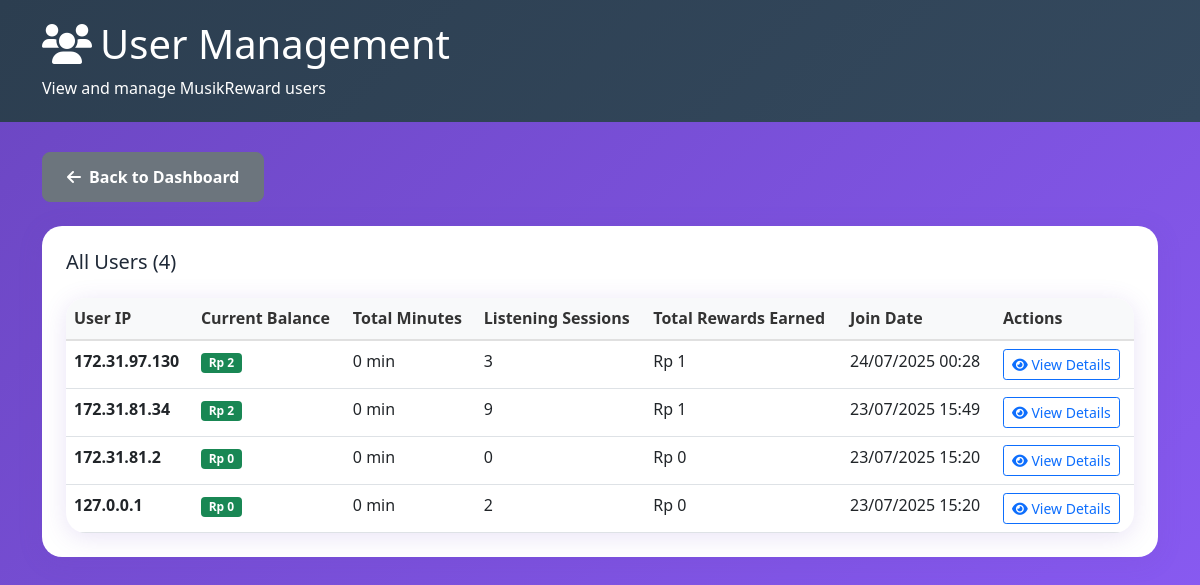
The app's page /admin/users.php (signed in), older data.
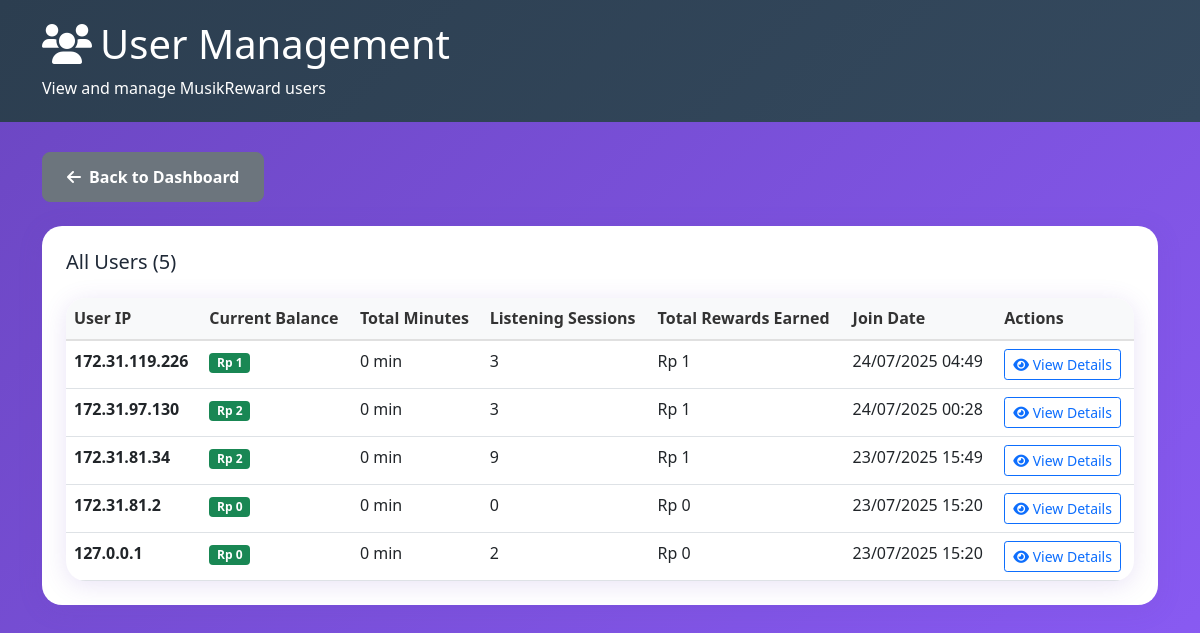
The same page, newer data.
### tables this page shows
CREATE TABLE users (
            id INTEGER PRIMARY KEY AUTOINCREMENT,
            user_ip TEXT NOT NULL UNIQUE,
            balance REAL DEFAULT 0.00,
            total_minutes INTEGER DEFAULT 0,
            created_at DATETIME DEFAULT CURRENT_TIMESTAMP
        );

### admin/users.php (the view, shortened to what this page needs)
<?php
require_once '../config/database.php';
$stmt = $pdo->query("
    SELECT u.*,
           COUNT(ls.id) as listening_sessions,
           SUM(ls.minutes_listened) as total_minutes_listened,
           SUM(ls.reward_earned) as total_rewards_earned
    FROM users u
    LEFT JOIN listening_sessions ls ON u.user_ip = ls.user_ip
    GROUP BY u.id
    ORDER BY u.created_at DESC
");
$users = $stmt->fetchAll();
?>
<!DOCTYPE html>
<html lang="id">
<head>
    <link href="https://cdn.jsdelivr.net/npm/bootstrap@5.1.3/dist/css/bootstrap.min.css" rel="stylesheet">
    <link href="https://cdnjs.cloudflare.com/ajax/libs/font-awesome/6.0.0/css/all.min.css" rel="stylesheet">
    <link href="../assets/css/style.css" rel="stylesheet">
</head>
<body>
    <div class="admin-header">
        <div class="container">
            <h1><i class="fas fa-users me-2"></i>User Management</h1>
            <p class="mb-0">View and manage MusikReward users</p>
        </div>
    </div>
    <div class="container">
        <div class="row">
            <div class="col-md-12 mb-4">
                <a href="index.php" class="btn btn-secondary">
                    <i class="fas fa-arrow-left me-2"></i>Back to Dashboard
                </a>
            </div>
        </div>
        <div class="admin-card">
            <h5 class="mb-4">All Users (<?= count($users) ?>)</h5>
            <div class="table-responsive">
                <table class="table">
                    <thead>
                        <tr>
                            <th>User IP</th>
                            <th>Current Balance</th>
                            <th>Total Minutes</th>
                            <th>Listening Sessions</th>
                            <th>Total Rewards Earned</th>
                            <th>Join Date</th>
                            <th>Actions</th>
                        </tr>
                    </thead>
                    <tbody>
                        <?php foreach ($users as $user): ?>
                        <tr>
                            <td>
                                <strong><?= htmlspecialchars($user['user_ip']) ?></strong>
                            </td>
                            <td>
                                <span class="badge bg-success">
                                    Rp <?= number_format($user['balance'], 0, ',', '.') ?>
                                </span>
                            </td>
                            <td><?= number_format($user['total_minutes'] ?: 0) ?> min</td>
                            <td><?= number_format($user['listening_sessions'] ?: 0) ?></td>
                            <td>Rp <?= number_format($user['total_rewards_earned'] ?: 0, 0, ',', '.') ?></td>
                            <td><?= date('d/m/Y H:i', strtotime($user['created_at'])) ?></td>
                            <td>
                                <button class="btn btn-sm btn-outline-primary" onclick="viewUserDetails('<?= $user['user_ip'] ?>')">
                                    <i class="fas fa-eye"></i> View Details
                                </button>
                            </td>
                        </tr>
                        <?php endforeach; ?>
                    </tbody>
                </table>
            </div>
        </div>
    </div>
</body>
</html>

### assets/css/style.css (style rules this page uses)
:root { --primary-color: #6B46C1; --secondary-color: #8B5CF6; --tertiary-color: #3B82F6; --accent-color: #92400E; --success-color: #10B981; --background-color: #F8FAFC; --wave-gradient: linear-gradient(135deg, #6B46C1 0%, #8B5CF6 25%, #3B82F6 50%, #92400E 75%, #6B46C1 100%); --card-shadow: 0 4px 25px rgba(107, 70, 193, 0.15); --border-radius: 20px; }
* { margin: 0; padding: 0; box-sizing: border-box; }
body { font-family: 'Segoe UI', Tahoma, Geneva, Verdana, sans-serif; background: var(--wave-gradient); background-size: 400% 400%; animation: waveAnimation 15s ease-in-out infinite; line-height: 1.6; color: #1F2937; min-height: 100vh; }
.btn-secondary { border-radius: 8px; padding: 12px 24px; font-weight: 600; }
.admin-header { background: linear-gradient(135deg, #2C3E50, #34495E); color: white; padding: 20px; margin-bottom: 30px; }
.admin-card { background: white; border-radius: var(--border-radius); box-shadow: var(--card-shadow); padding: 24px; margin-bottom: 24px; }
.table-responsive { border-radius: var(--border-radius); overflow: hidden; box-shadow: var(--card-shadow); }
.table { margin-bottom: 0; }
.table thead th { background-color: #F8F9FA; border-bottom: 2px solid #E0E0E0; font-weight: 600; color: #333; }

Row changes from the older to the newer data that the page shows:
added users: user_ip "172.31.119.226", balance "1", total_minutes "0", listening_sessions "3", total_rewards_earned "1", created_at "24/07/2025 04:49"
Text that changed along with them:
count($users): "4" → "5"
